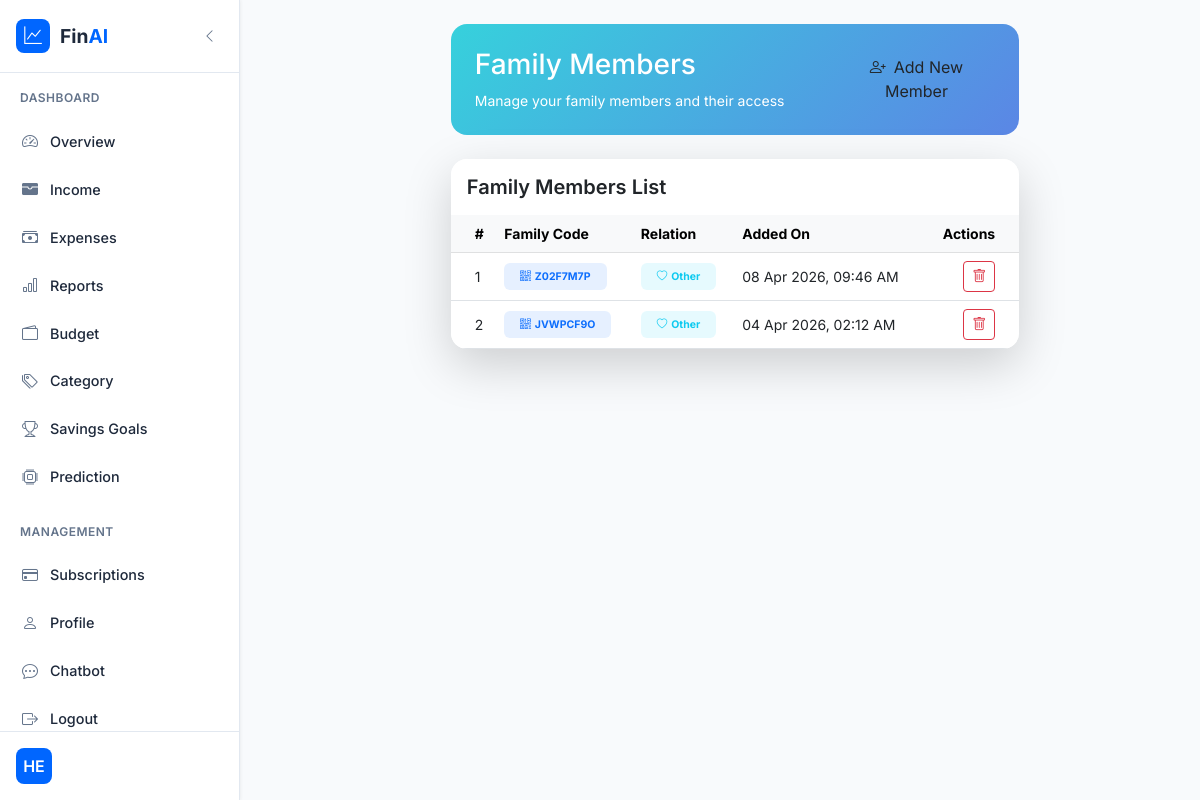
The page /family/members/ (signed in) on the database its author committed.
### app/models.py (models this page shows)
class AddFamilyMember(models.Model):
    Family_code = models.CharField(max_length=10, null=True)
    Added_by = models.ForeignKey(User, on_delete=models.CASCADE, blank=True, null=True, related_name='family_members_added')
    Added_person = models.OneToOneField(User, on_delete=models.CASCADE, blank=True, null=True, related_name='family_member_profile')
    time_stamp = models.DateTimeField(auto_now_add=True)
    relation = models.CharField(max_length=20, null=True)
    class Meta:
        db_table = 'AddFamilyMember'

### app/views.py (the view)
# urls.py: path('family/members/', family_members_list, name='family_members_list'),
@login_required
def family_members_list(request):
    family_members = AddFamilyMember.objects.filter(Added_by=request.user).order_by('-time_stamp')
    members_data = []
    for member in family_members:
        print('[[[[[[]]]]]]', member.Added_person.id)
        members_data.append({
            'f_id': member.Added_person.id,
            'family_code': member.Family_code,
            'relation': member.relation,
            'added_on': member.time_stamp,
        })
    context = {
        'family_members': members_data,
        'count': len(members_data)
    }
    return render(request, 'family_members_list.html', context)

### templates/family_members_list.html (shortened to what this page needs)
{% extends 'dashboard.html' %}
{% load static %}
{% block main %}
<button class="sidebar-toggle d-none d-lg-block" id="sidebarToggle" title="Collapse sidebar">
</button>
<div style="margin-left: 400px;">
    <div class="dashboard-content">
        <div class="row mb-4">
            <div class="col-12">
                <div class="card bg-gradient-info border-0 rounded-4 overflow-hidden">
                    <div class="card-body p-4">
                        <div class="row align-items-center">
                            <div class="col-lg-8">
                                <h3 class="text-white mb-2">Family Members</h3>
                                <p class="text-white opacity-8 mb-0">Manage your family members and their access</p>
                            </div>
                            <div class="col-lg-4 text-lg-end mt-3 mt-lg-0">
                                <a href="{% url 'add_family_member' %}" class="btn btn-white mb-0">
                                    <i class="bi bi-person-plus me-2"></i>Add New Member
                                </a>
                            </div>
                        </div>
                    </div>
                </div>
            </div>
        </div>
        <div class="card border-0 shadow-lg rounded-4 overflow-hidden">
            <div class="card-header bg-white py-3 border-bottom-0">
                <h5 class="mb-0 fw-semibold">Family Members List</h5>
            </div>
            <div class="card-body p-0">
                {% if family_members %}
                <div class="table-responsive">
                    <table class="table table-hover align-middle mb-0">
                        <thead class="table-light">
                            <tr>
                                <th class="ps-4">#</th>
                                <th>Family Code</th>
                                <th>Relation</th>
                                <th>Added On</th>
                                <th class="text-end pe-4">Actions</th>
                            </tr>
                        </thead>
                        <tbody>
                            {% for member in family_members %}
                            <tr>
                                <td class="ps-4">{{ forloop.counter }}</td>
                                <td>
                                    <span class="badge bg-primary bg-opacity-10 text-primary px-3 py-2">
                                        <i class="bi bi-qr-code me-1"></i>{{ member.family_code }}
                                    </span>
                                </td>
                                <td>
                                    <span class="badge bg-info bg-opacity-10 text-info px-3 py-2">
                                        <i class="bi bi-heart me-1"></i>{{ member.relation }}
                                    </span>
                                </td>
                                <td>{{ member.added_on|date:"d M Y, h:i A" }}</td>
                                <td class="text-end pe-4">
                                    <a href="{% url 'delete_family_member' member.f_id %}" class="btn btn-sm btn-outline-danger">
                                        <i class="bi bi-trash"></i>
                                    </a>
                                </td>
                            </tr>
                            {% endfor %}
                        </tbody>
                    </table>
                </div>
                {% endif %}
            </div>
        </div>
    </div>
</div>
{% endblock %}

### templates/dashboard.html (shortened to what this page needs)
<!DOCTYPE html>
<html lang="en">
<head>
    <link href="https://cdn.jsdelivr.net/npm/bootstrap@5.3.0-alpha1/dist/css/bootstrap.min.css" rel="stylesheet">
    <link rel="stylesheet" href="https://cdn.jsdelivr.net/npm/bootstrap-icons@1.10.0/font/bootstrap-icons.css">
</head>
<body>
    {% block nav %}
    <aside class="sidebar">
        <div class="sidebar-header">
            <a href="#" class="brand">
                <div class="brand-icon">
                    <i class="bi bi-graph-up"></i>
                </div>
                <div class="brand-text">
                    Fin<span>AI</span>
                </div>
            </a>
            <button class="sidebar-toggle d-none d-lg-block" id="sidebarToggle" title="Collapse sidebar">
                <i class="bi bi-chevron-left"></i>
            </button>
        </div>
        <nav class="sidebar-nav">
            <div class="nav-section">
                <div class="nav-label">Dashboard</div>
                <div class="nav-item">
                    <a href="{% url 'dashboard' %}" class="nav-link {% if request.resolver_match.url_name == 'dashboard' %}active{% endif %}" data-page="dashboard">
                        <div class="nav-icon">
                            <i class="bi bi-speedometer2"></i>
                        </div>
                        <span class="nav-text">Overview</span>
                    </a>
                </div>
                <div class="nav-item">
                    <a href="{% url 'add_income' %}" class="nav-link {% if request.resolver_match.url_name == 'add_income' %}active{% endif %}" data-page="income">
                        <div class="nav-icon">
                            <i class="bi bi-wallet-fill"></i>
                        </div>
                        <span class="nav-text">Income</span>
                    </a>
                </div>
                <div class="nav-item">
                    <a href="{% url 'add_expenses' %}" class="nav-link {% if request.resolver_match.url_name == 'add_expenses' %}active{% endif %}" data-page="expenses">
                        <div class="nav-icon">
                            <i class="bi bi-cash-stack"></i>
                        </div>
                        <span class="nav-text">Expenses</span>
                    </a>
                </div>
                <div class="nav-item">
                    <a href="{% url 'expenses_report' %}" class="nav-link {% if request.resolver_match.url_name == 'expenses_report' %}active{% endif %}" data-page="reports">
                        <div class="nav-icon">
                            <i class="bi bi-bar-chart"></i>
                        </div>
                        <span class="nav-text">Reports</span>
                    </a>
                </div>
                <div class="nav-item">
                    <a href="{% url 'budget_goals' %}" class="nav-link {% if request.resolver_match.url_name == 'budget_goals' %}active{% endif %}" data-page="budget">
                        <div class="nav-icon">
                            <i class="bi bi-wallet2"></i>
                        </div>
                        <span class="nav-text">Budget</span>
                    </a>
                </div>
                <div class="nav-item">
                    <a href="/add_category" class="nav-link {% if request.path == '/add_category/' %}active{% endif %}" data-page="budget">
                        <div class="nav-icon">
                            <i class="bi bi-tags"></i>
                        </div>
                        <span class="nav-text">Category</span>
                    </a>
                </div>
                <div class="nav-item">
                    <a href="{% url 'savings_goals' %}" class="nav-link {% if request.resolver_match.url_name == 'savings_goals' %}active{% endif %}" data-page="savings">
                        <div class="nav-icon">
                            <i class="bi bi-trophy"></i>
                        </div>
                        <span class="nav-text">Savings Goals</span>
                    </a>
                </div>
                <div class="nav-item">
                    <a href="{% url 'predict' %}" class="nav-link {% if request.resolver_match.url_name == 'predict' %}active{% endif %}" data-page="reports">
                        <div class="nav-icon">
                            <i class="bi bi-cpu"></i>
                        </div>
                        <span class="nav-text">Prediction</span>
                    </a>
                </div>
            </div>
            <div class="nav-section">
                <div class="nav-label">Management</div>
                <div class="nav-item">
                    <a href="{% url 'subscription_list' %}" class="nav-link {% if request.resolver_match.url_name == 'subscription_list' %}active{% endif %}" data-page="subscriptions">
                        <div class="nav-icon">
                            <i class="bi bi-credit-card"></i>
                        </div>
                        <span class="nav-text">Subscriptions</span>
                    </a>
                </div>
                <div class="nav-item">
                    <a href="{% url 'profile_view' %}" class="nav-link {% if request.resolver_match.url_name == 'profile_view' %}active{% endif %}" data-page="profile">
                        <div class="nav-icon">
                            <i class="bi bi-person"></i>
                        </div>
                        <span class="nav-text">Profile</span>
                    </a>
                </div>
                <div class="nav-item">
                    <a href="{% url 'chatbot' %}" class="nav-link {% if request.resolver_match.url_name == 'chatbot' %}active{% endif %}" data-page="chatbot">
                        <div class="nav-icon">
                            <i class="bi bi-chat-dots"></i>
                        </div>
                        <span class="nav-text">Chatbot</span>
                    </a>
                </div>
                <div class="nav-item">
                    <a href="{% url 'user_logout' %}" class="nav-link" data-page="settings">
                        <div class="nav-icon">
                            <i class="bi bi-box-arrow-right"></i>
                        </div>
                        <span class="nav-text">Logout</span>
                    </a>
                </div>
            </div>
        </nav>
        <div class="user-profile">
            <div class="profile-content">
                <div class="profile-avatar">
                {{ user.username|slice:":2"|upper }}
                </div>
                <div class="profile-info">
                </div>
            </div>
        </div>
    </aside>
    {% endblock %}
    {% block main %}{% endblock %}
</body>
</html>

### templates/dashboard.html (style rules this page uses)
:root { --primary: #0066FF; --primary-light: #E6F0FF; --secondary: #7C3AED; --accent: #00D4AA; --dark: #1E293B; --light: #F8FAFC; --gray: #64748B; --gray-light: #F1F5F9; --success: #10B981; --warning: #F59E0B; --danger: #EF4444; --sidebar-width: 240px; --sidebar-collapsed: 70px; --transition: all 0.2s ease; }
* { margin: 0; padding: 0; box-sizing: border-box; }
body { font-family: 'Inter', sans-serif; background-color: var(--light); color: var(--dark); display: flex; min-height: 100vh; font-size: 14px; line-height: 1.5; }
.sidebar { background: white; width: var(--sidebar-width); min-height: 100vh; position: fixed; left: 0; top: 0; z-index: 100; border-right: 1px solid #E2E8F0; transition: var(--transition); box-shadow: 1px 0 3px rgba(0, 0, 0, 0.05); }
.sidebar-header { padding: 1.2rem 1rem; border-bottom: 1px solid #E2E8F0; display: flex; align-items: center; justify-content: space-between; }
.brand { display: flex; align-items: center; text-decoration: none; gap: 10px; }
.brand-icon { width: 34px; height: 34px; background: var(--primary); border-radius: 8px; display: flex; align-items: center; justify-content: center; color: white; font-size: 1.1rem; }
.brand-text { font-weight: 700; font-size: 1.2rem; color: var(--dark); }
.brand-text span { color: var(--primary); }
.sidebar-nav { padding: 1rem 0.5rem; height: calc(100vh - 140px); overflow-y: auto; }
.nav-section { margin-bottom: 1.5rem; }
.nav-label { font-size: 0.75rem; text-transform: uppercase; letter-spacing: 0.5px; color: var(--gray); font-weight: 600; margin-bottom: 0.75rem; padding: 0 0.75rem; }
.nav-item { margin-bottom: 0.25rem; }
.nav-link { display: flex; align-items: center; padding: 0.7rem 0.75rem; color: var(--dark); text-decoration: none; border-radius: 8px; transition: var(--transition); font-weight: 500; font-size: 0.9rem; }
.nav-icon { width: 20px; height: 20px; display: flex; align-items: center; justify-content: center; margin-right: 10px; color: var(--gray); font-size: 1rem; transition: var(--transition); }
.nav-text { white-space: nowrap; font-size: 0.9rem; }
.user-profile { position: absolute; bottom: 0; width: 100%; padding: 1rem; border-top: 1px solid #E2E8F0; background: white; }
.profile-content { display: flex; align-items: center; gap: 10px; }
.profile-avatar { width: 36px; height: 36px; border-radius: 8px; background: var(--primary); display: flex; align-items: center; justify-content: center; color: white; font-size: 1rem; font-weight: 600; }
.profile-info { flex: 1; }
.dashboard-content { padding: 1.5rem; }
.sidebar-toggle { background: none; border: none; color: var(--gray); cursor: pointer; padding: 0.4rem; border-radius: 4px; transition: var(--transition); }

### templates/family_members_list.html (style rules this page uses)
.bg-gradient-info { background: linear-gradient(135deg, #36d1dc 0%, #5b86e5 100%); }
.bg-opacity-10 { --bg-opacity: 0.1; }

### rows shown on the page
AddFamilyMember: family_code "Z02F7M7P", relation "Other", added_on "08 Apr 2026, 09:46 AM"
AddFamilyMember: family_code "JVWPCF9O", relation "Other", added_on "04 Apr 2026, 02:12 AM"

### other values the page prints
{{ user.username|slice:":2"|upper }} "HE"
